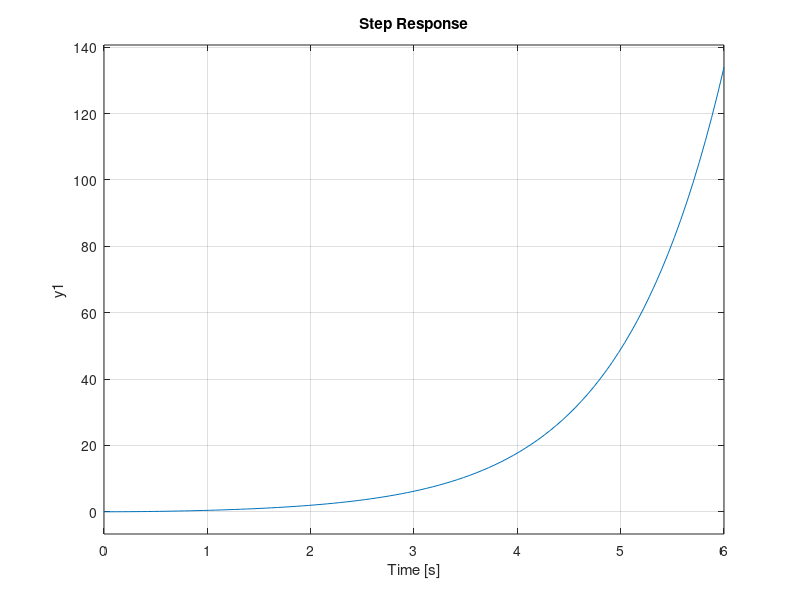

This chart was generated by the following MATLAB code: (Note: this script raises an error after producing the figure.)
%%For transfer function G(s)=1/(s-1)(s+2)
num=[1];
den=[1 1 -2];
G1 = tf(num,den)
figure(1)
step(G1)
stability=isstable(G1)
stepinfo(G1)
title('Open loop response')
%%Closed loop system with unity negative feedback
H1=1;
T1 = feedback(G1,H1)
figure(2)
step(T1)
stability=isstable(T1)
stepinfo(T1)
title('CL response with unity negative feedback')
%%Closed loop system with unity positive feedback
H2=1;
T2 = feedback(G1,H2,+1)
figure(3)
step(T2)
stability=isstable(T2)
stepinfo(T2)
title('CL response with unity positive feedback')
%%Closed loop system with a pole at -1 in the feedback path
H3=tf([1],[1 1])
T3 = feedback(G1,H3)
figure(4)
step(T3)
stability=isstable(T3)
stepinfo(T3)
title('CL response with pole at -1 in feedback path')
%%Closed loop system with a zero at -1 in the feedback path
H4=tf([1 1],[1])
T4 = feedback(G1,H4)
figure(5)
step(T4)
stability=isstable(T4)
stepinfo(T4)
title('CL response with zero at -1 in feedback path')
